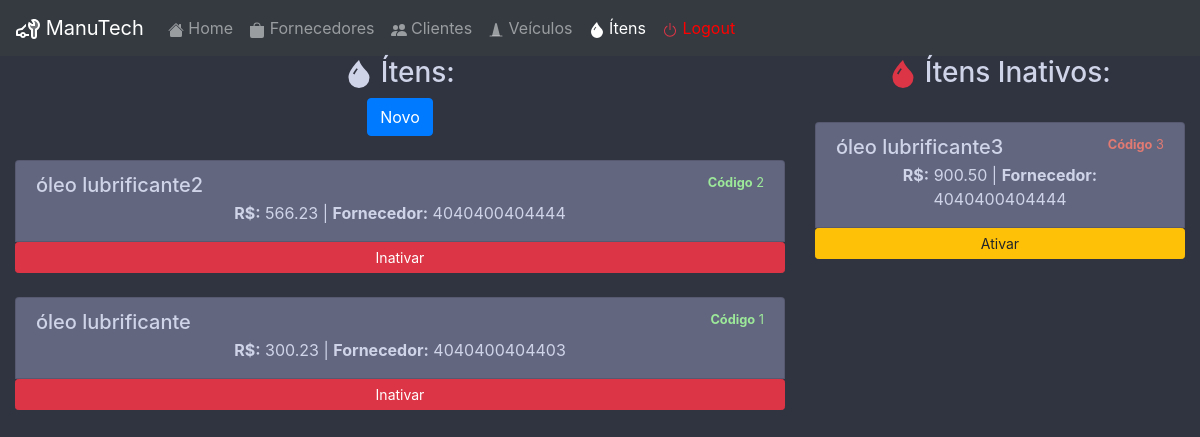
The app's page /item.php (signed in) with its own data.
### tables this page shows
CREATE TABLE item (
    id INTEGER NOT NULL AUTO_INCREMENT,
    descricao VARCHAR(50) NOT NULL,
    valor FLOAT NOT NULL DEFAULT 0.00,
    cnpjFornecedor BIGINT(14) NOT NULL,
    ativo BOOLEAN NOT NULL DEFAULT true,
    PRIMARY KEY(id)
) CHARSET=utf8;

### item.php (the view, shortened to what this page needs)
<?php
    require_once 'conect.php';
?>
<!doctype html>
<html lang="pt-br">
<head>
    <link rel="stylesheet" href="https://stackpath.bootstrapcdn.com/bootstrap/4.4.1/css/bootstrap.min.css">
    <link rel="stylesheet" href="estilo.css">
</head>
<body id="login">
<div class="container-fluid">
    <div class="row">
        <div class="col-sm-12" id="menu">
            <nav class="navbar navbar-expand-lg navbar-dark bg-dark">
                <a class="navbar-brand" href="painel.php"> ManuTech</a>
                <div class="collapse navbar-collapse" id="navbarNav">
                    <ul class="navbar-nav">
                        <li class="nav-item"><a class="nav-link" href="painel.php"> Home</a></li>
                        <li class="nav-item"><a class="nav-link" href="fornecedor.php"><svg class="bi bi-bag-fill" width="1em" height="1em" viewBox="0 0 16 16" fill="currentColor" xmlns="http://www.w3.org/2000/svg"><path d="M1 4h14v10a2 2 0 01-2 2H3a2 2 0 01-2-2V4zm7-2.5A2.5 2.5 0 005.5 4h-1a3.5 3.5 0 117 0h-1A2.5 2.5 0 008 1.5z"/></svg> Fornecedores</a></li>
                        <li class="nav-item"><a class="nav-link" href="cliente.php"> Clientes</a></li>
                        <li class="nav-item"><a class="nav-link" href="veiculo.php"><svg class="bi bi-cone" width="1em" height="1em" viewBox="0 0 16 16" fill="currentColor" xmlns="http://www.w3.org/2000/svg"><path d="M7.03 1.88c.252-1.01 1.688-1.01 1.94 0L12 14H4L7.03 1.88z"/><path fill-rule="evenodd" d="M1.5 14a.5.5 0 01.5-.5h12a.5.5 0 010 1H2a.5.5 0 01-.5-.5z" clip-rule="evenodd"/></svg> Veículos</a></li>
                        <li class="nav-item active"><a class="nav-link" href="item.php"> Ítens</a></li>
                        <li class="nav-item"><a class="nav-link" href="logout.php" style="color: red;"> Logout</a></li>
                    </ul>
                </div>
            </nav>
        </div>
    </div>
    <div class="row">
        <div class="col-sm-8">
            <h3> Ítens:</h3>
            <button type="button" class="btn btn-primary" onclick="window.location.href='addItem.php'">Novo</button><br>
            <?php
                $r = $db->query("SELECT * FROM item WHERE ativo=1 ORDER BY id DESC");
                $linhas = $r->fetchAll(PDO::FETCH_ASSOC);
                foreach($linhas as $l) {
                    echo "
                        <br>
                        <div class='list-group'>
                            <a href='updateItem.php?id=".base64_encode($l['id'])."' class='list-group-item list-group-item-action' id='cardAtivo'>
                                <div class='d-flex w-100 justify-content-between'>
                                    <h5 class='mb-1'>".$l['descricao']."</h5>
                                    <small class='text-muted'><span id='txtVerde'><strong>Código</strong> ".$l['id']."</span></small>
                                </div>
                                <p class='mb-1'><strong>R$:</strong> ".number_format($l['valor'],2,'.','')." | <strong>Fornecedor:</strong> ".$l['cnpjFornecedor']."</p>
                                <a href='inativarItem.php?id=".base64_encode($l['id'])."' class='btn btn-danger btn-sm'>Inativar</a>
                            </a>
                        </div>
                    ";
                }
            ?>
            <br>
        </div>
        <div class="col-sm-4" id="teste">
            <h3> Ítens Inativos:</h3>
            <?php
                $r = $db->query("SELECT * FROM item WHERE ativo=0 ORDER BY id DESC");
                $linhas = $r->fetchAll(PDO::FETCH_ASSOC);
                foreach($linhas as $l) {
                    echo "
                        <br>
                        <div class='list-group'>
                            <a href='#' class='list-group-item list-group-item-action' id='cardAtivo'>
                                <div class='d-flex w-100 justify-content-between'>
                                    <h5 class='mb-1'>".$l['descricao']."</h5>
                                    <small class='text-muted'><span id='txtVermelho'><strong>Código</strong> ".$l['id']."</span></small>
                                </div>
                                <p class='mb-1'><strong>R$:</strong> ".number_format($l['valor'],2,'.','')." | <strong>Fornecedor:</strong> ".$l['cnpjFornecedor']."</p>
                                <a href='ativarItem.php?id=".base64_encode($l['id'])."' class='btn btn-warning btn-sm'>Ativar</a>
                            </a>
                        </div>
                    ";
                }
            ?>
            <br>
        </div>
    </div>
</div>
</body>
</html>

### estilo.css (style rules this page uses)
#login { text-align: center; color: #d0d4e9; background-color: #303340; }
div#menu { padding: 0%; }
#cardAtivo { color: #d0d4e9; background-color: #62667f; }
#txtVerde { color: #9de99a; }
#txtVermelho { color: #e17a72; }

### records on screen
item: descricao "óleo lubrificante2", id "2", valor "566.23", cnpjFornecedor "4040400404444"
item: descricao "óleo lubrificante", id "1", valor "300.23", cnpjFornecedor "4040400404403"
item: descricao "óleo lubrificante3", id "3", valor "900.50", cnpjFornecedor "4040400404444"
